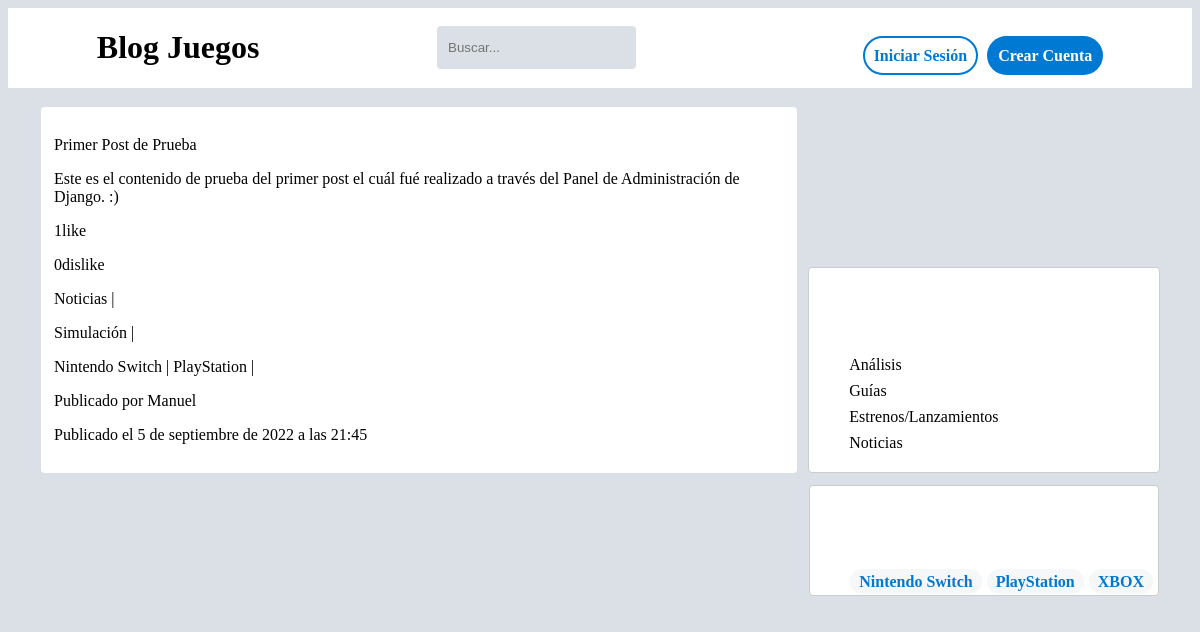
The page /publicaciones/todas-las-publicaciones/ on the database its author committed.
### principal/models.py (models this page shows, shortened)
class Category_Model(models.Model):
    name = models.CharField(max_length=50, unique=True, verbose_name='Nombre de la Categoría')
    slug = models.SlugField(max_length=100, unique=True, verbose_name='URL')
    class Meta:
        verbose_name = 'Categoría'
        verbose_name_plural = 'Categorías'
    def __str__(self) -> str:
        return self.name

class Console_Model(models.Model):
    name = models.CharField(max_length=50, unique=True, verbose_name='Nombre de la Consola')
    slug = models.SlugField(max_length=100, unique=True, verbose_name='URL')
    class Meta:
        verbose_name = 'Consola'
        verbose_name_plural = 'Consolas'
    def __str__(self) -> str:
        return self.name

class Posts_Model(models.Model):
    title = models.CharField(max_length=200, blank=False, null=False, verbose_name='Título del Post')
    image = models.ImageField(null=True, blank=True, upload_to='images_posts', verbose_name='Imágen del Post')
    content = models.TextField(null=True, blank=True, db_column='content', editable=True, verbose_name='Contenido del Post')
    up_voted = models.ManyToManyField(User, related_name='likes')
    down_voted = models.ManyToManyField(User, related_name='dislikes')
    created_at = models.DateTimeField(auto_now_add=True, verbose_name='Creado el')
    slug = models.SlugField(max_length=50, verbose_name='URL')
    posted_by = models.ForeignKey(User, blank=False, null=False, on_delete=models.CASCADE, verbose_name='Publicado por')
    category = models.ManyToManyField(Category_Model, verbose_name='Categorías')
    genre = models.ManyToManyField(Genres_Model, verbose_name='Géneros')
    console_name = models.ManyToManyField(Console_Model, verbose_name='Consolas')
    class Meta:
        verbose_name = 'Publicación'
        verbose_name_plural = 'Publicaciones'

class Genres_Model(models.Model):
    name = models.CharField(max_length=50, unique=True, verbose_name='Nombre del Género del Juego')
    slug = models.SlugField(max_length=100, unique=True, verbose_name='URL')
    class Meta:
        verbose_name = 'Género del Juego'
        verbose_name_plural = 'Géneros de los Juegos'
    def __str__(self) -> str:
        return self.name

### principal/views.py (the view)
# urls.py: path('todas-las-publicaciones/', views.all_posts, name='all_posts'),
def all_posts(request):
    posts = Posts_Model.objects.all()
    categories = Category_Model.objects.all()
    consoles = Console_Model.objects.all()
    return render(request, 'principal_templates/all_posts.html', {
        'posts':posts,
        'categories':categories,
        "consoles":consoles
    })

### templates/principal_templates/all_posts.html (shortened to what this page needs)
{% extends 'layout.html' %}
{% block content %}
<div class='grid'>
    <div class='communities'>
        <div class='banner'>
            <h4>Comunidades</h4>
        </div>
        <ul>
            {% for category in categories %}
                <li><a href="{% url 'category_posts' category.slug%}">{{category}}</a></li>
            {% endfor %}
        </ul>
    </div>
    <div class='trends'>
        <div class='banner'>
            <h4>Tendencias</h4>
        </div>
        <ul>
            {% for console_game in consoles %}
                <li><a href="{% url 'consoles_posts' console_game.slug%}">{{console_game}}</a></li>
            {% endfor %}
        </ul>
    </div>
   <div class='posts'>
       {% if posts %}
           <div>
                {% for post in posts %}
                    {% if user.username %} {% comment "" %}Si el usuario está logeado podrá acceder a las publicaciones en detalle {% endcomment %}
                        <p><a href="{% url 'detailed_post' post.slug post.pk %}">{{post.title}}</a></p>
                    {% else %}
                        <p>{{post.title}}</p>
                    {% endif %}
                   <p>{{post.content}}</p>
                   <p>{{post.up_voted.all|length}}<a href="{% url 'likes' post.id %}">like</a></p>
                   <p>{{post.down_voted.all|length}}<a href="{% url 'dislikes' post.id %}">dislike</a></p>
                   <p>
                       {% for category in post.category.all %}
                           <a href="{% url 'category_posts' category.slug%}">{{category}}</a> |
                       {% endfor %}
                   </p>
                   <p>
                       {% for genre in post.genre.all %}
                           <a href="{% url 'genre_posts' genre.slug%}">{{genre}}</a> |
                       {% endfor %}
                   </p>
                   <p>
                       {% for console_name in post.console_name.all %}
                           <a href="{% url 'consoles_posts' console_name.slug%}">{{console_name}}</a> |
                       {% endfor %}
                   </p>
                   <p>Publicado por {{post.posted_by}}</p>
                   <p>Publicado el {{post.created_at}}</p>
               {% endfor %}
           </div>
       {% else %}
           <p>No hay Publicaciones! Se el primero en publicar algo.</p>
       {% endif %}
   </div>
</div>
{% endblock  %}

### templates/layout.html (shortened to what this page needs)
{% load static %}
<!DOCTYPE html>
<html lang="es">
<head>
    <link rel="stylesheet" href=" {% static 'css\styles.css' %} ">
</head>
<body>
    <div>
        <div id='menu-upper'>
            <div id='menu-upper-title'>
                <h1 id='title'><a href="{% url 'all_posts' %}">Blog Juegos</a></h1>
            </div>
            <div id='menu-upper-users'>
                <ul>
                    {% if user.email %}
                        <li>Hola! {{user.username|upper}}</li>
                        <li><a href={% url 'logout_user' %}>Cerrar Sesión</a></li>
                    {% else %}
                        <li><a id='login' href={% url 'login_user' %}>Iniciar Sesión</a></li>
                        <li><a id='register' href={% url 'register_user' %}>Crear Cuenta</a></li>
                    {% endif %}
                </ul>
            </div>
            <div id='menu-upper-search'>
                <input type="search" name='search' placeholder='Buscar...'>
            </div>
        </div>
    </div>
    <div id='content'>
        {% block content %}
        {% endblock %}
    </div>
</body>
</html>

### BlogJuegos/static/css/styles.css (style rules this page uses)
body, #content { background-color: #dae0e6; }
a { text-decoration: none; color: black; }
li { list-style: none; padding-top: 4px; padding-bottom: 4px; }
#menu-upper { background-color: #fff; display: grid; width: 100%; height: auto; align-items: center; justify-items: center; }
#menu-upper-title { grid-row: 1; grid-column: 1; }
#menu-upper-search { grid-row: 1; grid-column: 2; }
#menu-upper-users { grid-row: 1; grid-column: 3; }
#menu-upper-users li { float: left; list-style: none; padding-left: 9px; }
#login { font-weight: bold; border: #0079d3 solid 2px; border-radius: 20px; padding: 9px; color: #0079d3; }
#register { font-weight: bold; border:solid transparent 2px; background-color: #0079d3; border-radius: 20px; padding: 9px; color: white; }
input[type='search'] { background-color: #dae0e6; color: #c6cbcf; border: transparent solid 2px; padding: 12px 9px; border-radius: 4px; }
#content { margin: 11px 15px ; padding:8px 18px; }
.grid { display: grid; justify-content: center; align-items: end; justify-items: center; grid-gap: 12px; }
.communities { border-radius: 4px; background-color: #fff; border: solid #cccccc 1px; grid-column: 2; grid-row: 1; width: 100%; }
.banner { background: linear-gradient(0deg,rgba(0,0,0,.7) 0,transparent); text-align: center; background-image: url("https://www.redditstatic.com/desktop2x/img/leaderboard/banner-background.png"); background-size: cover; padding: 10px; margin: -3px -5px -10px -5px; color: white; }
.trends { border-radius: 4px; background-color: #fff; border: solid #cccccc 1px; grid-column: 2; grid-row: 2; }
.trends li { float: left; padding-right: 5px; }
.trends a { font-weight: bold; background-color: #f6f7f8; border-radius: 20px; padding: 4px 9px; color: #0079d3; }
.posts { border-radius: 4px; background-color: #fff; grid-column: 1; grid-row: 1; padding: 13px; }

### rows shown on the page
Category_Model: name "Análisis"
Category_Model: name "Guías"
Category_Model: name "Estrenos/Lanzamientos"
Category_Model: name "Noticias"
Console_Model: name "Nintendo Switch"
Console_Model: name "PlayStation"
Console_Model: name "XBOX"
Posts_Model: title "Primer Post de Prueba", content "Este es el contenido de prueba del primer post el cuál fué realizado a través del Panel de Administración de Django. :)", up_voted.all|length "1", down_voted.all|length "0", posted_by "Manuel", created_at "5 de septiembre de 2022 a las 21:45"
Genres_Model: name "Simulación"
